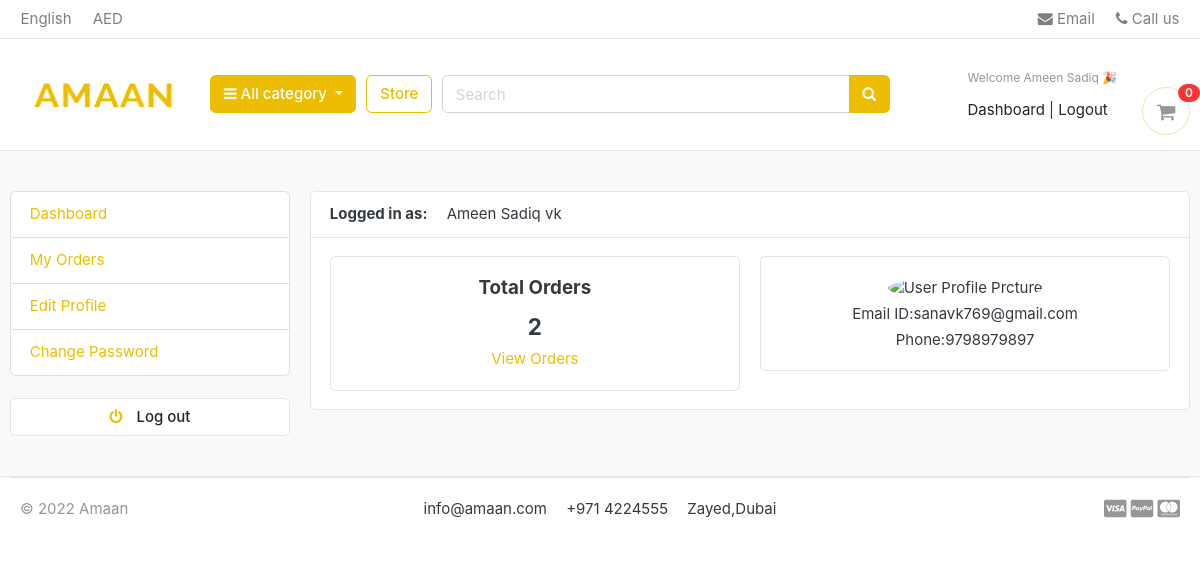
The page /accounts/dashboard/ (signed in) on the database its author committed.
### accounts/models.py (models this page shows, shortened)
class Accounts(AbstractBaseUser):
    first_name    = models.CharField(max_length=50)
    last_name     = models.CharField(max_length=50)
    username      = models.CharField(max_length=50,unique=True)
    email         = models.EmailField(max_length=100,unique=True)
    phone_number  = models.CharField(max_length=50)
    date_joined   = models.DateTimeField(auto_now_add=True)
    last_login    = models.DateTimeField(auto_now_add=True)
    is_admin      = models.BooleanField(default=False)
    is_staff      = models.BooleanField(default=False)
    is_active     = models.BooleanField(default=False)
    is_superadmin     = models.BooleanField(default=False)
    USERNAME_FIELD  = 'email'
    REQUIRED_FIELDS = ['username','first_name','last_name']
    objects = MyAccountManager()
    def full_name(self):
        return f'{self.first_name} {self.last_name}'

### accounts/views.py (the view)
# urls.py: path('dashboard/', views.dashboard, name="dashboard"),
@login_required(login_url = 'login')
def dashboard(request):
    orders = Order.objects.order_by('-created_at').filter(user_id=request.user.id, is_ordered=True)
    orders_count = orders.count()
    context = {
        'orders_count' : orders_count,
    }
    return render(request, 'accounts/dashboard.html',context)

### carts/context_processors.py (called while the page is built)
def counter(request):
    cart_count = 0
    if 'admin' in request.path:
        return{}
    else:
        try:
            cart = Cart.objects.filter(cart_id=cart_id(request))
            if request.user.is_authenticated:
                cart_items = CartItem.objects.all().filter(user=request.user)
            else:
                cart_items = CartItem.objects.all().filter(cart=cart[:1])
            for cart_item in cart_items:
                cart_count += cart_item.quantity
        except Cart.DoesNotExist:
            cart_count = 0
    return dict(cart_count=cart_count)

### carts/views.py (called while the page is built)
def cart_id(request):
    cart = request.session.session_key
    if not cart:
        cart = request.session.create()
    return cart

### category/context_processors.py (called while the page is built)
def menu_links(request):
    links = Category.objects.all()
    return dict(links=links)

### category/models.py (called while the page is built)
    def get_url(self):
        return reverse('products_by_category', args=[self.slug])

### templates/accounts/dashboard.html (shortened to what this page needs)
{% extends 'base.html' %}
{% block content %}
<section class="section-conten padding-y bg">
    <div class="container">
        <div class="row">
       {% include 'includes/dashboard_sidebar.html'%}
        <main class="col-md-9">
            <article class="card">
            <header class="card-header">
                <strong class="d-inline-block mr-3">Logged in as:</strong>
                <span>{{user.full_name}}</span>
            </header>
            <div class="card-body">
                <div class="row">
                    <div class="col-md-6">
                        <div class="card" style="text-align: center;">
                            <div class="card-body">
                                <h5 class="card-title">Total Orders</h5>
                                <h4>{{orders_count}}</h4>
                                <a href="">View Orders</a>
                            </div>
                        </div>
                    </div>
                    <div class="col-md-6">
                        <div class="card" style="text-align: center;">
                            <div class="card-body">
                                <img src="https://www.w3schools.com/howto/img_avatar.png" alt="User Profile Prcture" width="50" height="50" style="border-radius:50% ;">
                                <p class="mb-1 mt-1">Email ID:{{user.email}}</p>
                                <p>Phone:{{user.phone_number}}</p>
                            </div>
                        </div>
                    </div>
                </div>
            </div>
            </div>
    </div>
    </section>
{% endblock %}

### templates/includes/navbar.html (shortened to what this page needs)
{% load static%}
<header class="section-header">
    <nav class="navbar p-md-0 navbar-expand-sm navbar-light border-bottom">
    <div class="container">
      <div class="collapse navbar-collapse" id="navbarTop4">
        <ul class="navbar-nav mr-auto">
            <li class="nav-item dropdown">
                 <a href="#" class="nav-link">   English </a>
            </li>
            <li class="nav-item dropdown">
                <a href="#" class="nav-link"> AED </a>
            </li>
        </ul>
        <ul class="navbar-nav">
            <li><a href="#" class="nav-link"> <i class="fa fa-envelope"></i> Email </a></li>
            <li><a href="#" class="nav-link"> <i class="fa fa-phone"></i> Call us </a></li>
        </ul>
      </div>
    </div>
    </nav>
    <section class="header-main border-bottom">
        <div class="container">
    <div class="row align-items-center justify-content-around ">
        <div class="col-lg-2 col-md-3 col-6">
            <a href="{% url 'home' %}" class="brand-wrap">
                <img class="logo w-100" src="{% static './images/logo1.png' %}" >
            </a>
        </div>
        <div class="col-lg col-sm col-md col-6 flex-grow-0">
            <div class="category-wrap dropdown d-inline-block float-right">
                <button type="button" class="btn btn-primary dropdown-toggle" data-toggle="dropdown">
                    <i class="fa fa-bars"></i> All category
                </button>
            </div>
        </div>
        <a href="{% url 'store' %}" class="btn btn-outline-primary">Store</a>
        <div class="col-lg  col-md-6 col-sm-12 col d-none d-md-block">
            <form action="{% url 'search' %}" class="search " method="GET">
                <div class="input-group w-100">
                    <input type="text" class="form-control search-bar " style="width:60%;" placeholder="Search"  name="keyword"  required>
                    <div class="input-group-append">
                      <button class="btn btn-primary" type="submit">
                        <i class="fa fa-search "></i>
                      </button>
                    </div>
                </div>
            </form>
        </div>
        <div class="col-lg-3 col-sm-6 col-8 order-2 order-lg-3">
                    <div class="d-flex justify-content-end mb-3 mb-lg-0 mt-3">
                        {% if user.id is None%}
                        <div class="widget-header ">
                            <small class="title text-muted">Welcome guest !</small>
                            <div>
                                <a class="text-dark" href="{% url 'login' %}">Sign in</a> <span class="dark-transp"> | </span>
                                <a class="text-dark" href="{% url 'register' %}"> Register</a>
                            </div>
                        </div>
                        {% else %}
                        <div class="widget-header ">
                            <small class="title text-muted">Welcome {{user.first_name}} 🎉</small>
                            <div>
                                <a class="text-dark" href="{% url 'dashboard' %}">Dashboard</a> <span class="dark-transp"> | </span>
                                <a class="text-dark" href="{% url 'logout' %}"> Logout</a>
                        {% endif %}
                        <a href="{% url 'cart' %}" class="widget-header pl-3 ml-3">
                            <div class="icon icon-sm rounded-circle border"><i class="fa fa-shopping-cart"></i></div>
                            <span class="badge badge-pill badge-danger notify">{{cart_count}}</span>
                        </a>
                    </div>
                </div>
    </div>
        </div>
    </section>
    </header>

### static/css/ui.css (style rules this page uses)
html { font-family: "Inter", sans-serif; font-size: 15px; }
.icon-xs, .icon-sm, .icon-md, .icon-lg { display: inline-block; text-align: center; flex-shrink: 0; flex-grow: 0; }
.icon-sm { width: 48px; height: 48px; line-height: 48px !important; font-size: 20px; }
.padding-y { padding-top: 40px; padding-bottom: 40px; }
article:after, .form-group:after { display: block; clear: both; content: ""; }
.bg { background-color: #f8f9fa; }
p:last-child { margin-bottom: 0; }
.header-main { position: relative; padding-top: 1rem; padding-bottom: 1rem; }
.brand-wrap .logo, .navbar-brand .logo { margin-right: 7px; max-height: 42px; display: inline-block; }
.widget-header { display: inline-block; vertical-align: middle; position: relative; }
.widget-header a { color: #343a40; }
.widget-header i { color: #969696; }
.widget-header .title { display: block; }
.widget-header .notify { position: absolute; top: -3px; right: -10px; }
.notify { position: absolute; top: -4px; right: -10px; display: inline-block; padding: 0.25em 0.6em; font-size: 12px; line-height: 1; text-align: center; border-radius: 3rem; color: #fff; background-color: #fa3434; }

### rows shown on the page
Accounts: first_name "Ameen Sadiq", full_name "Ameen Sadiq vk", email "sanavk769@gmail.com", phone_number "9798979897"

### other values the page prints
{{ cart_count }} "0"
{{ orders_count }} "2"
